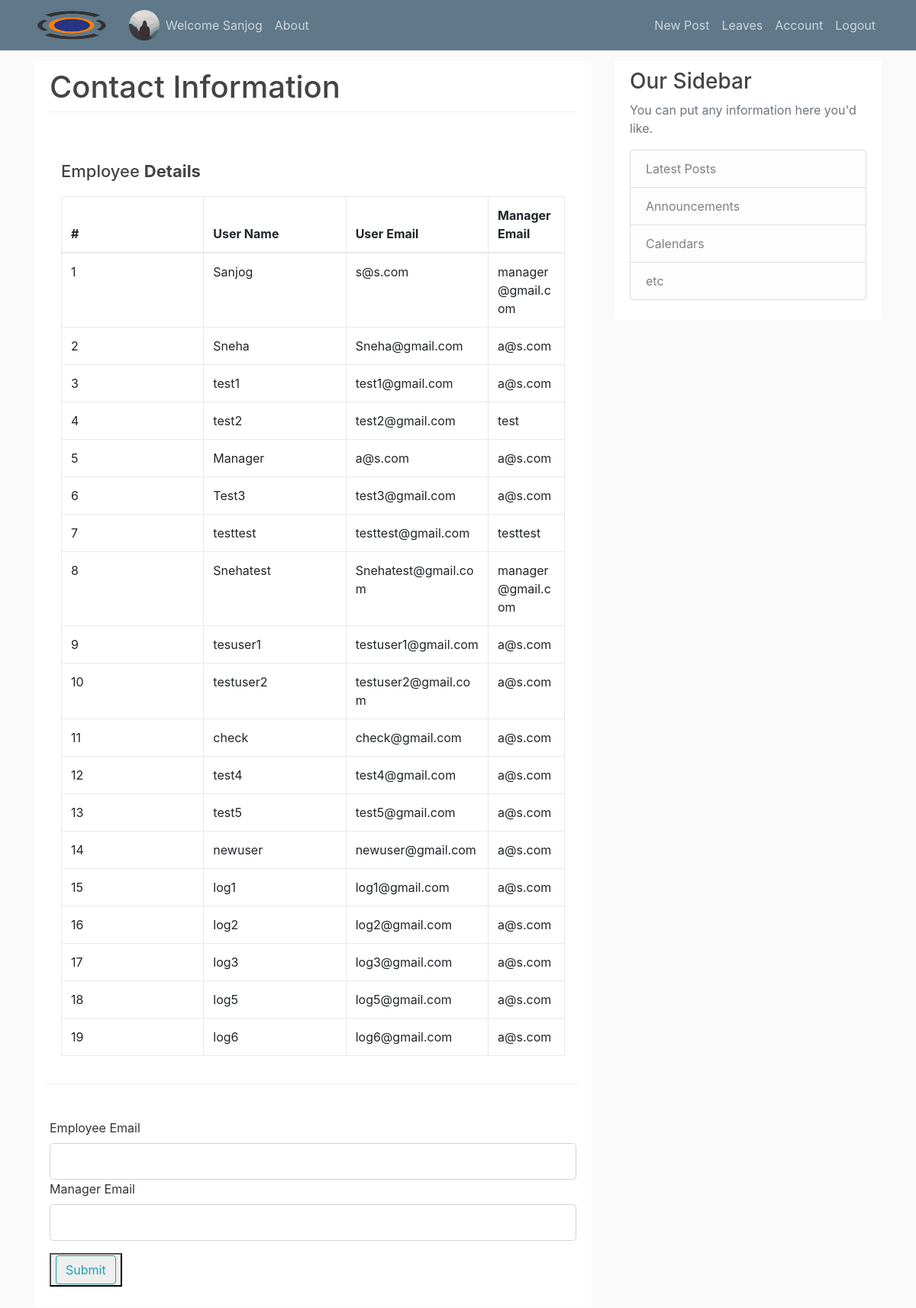
The app's page /index (signed in) with its own data.
### flaskblog/models.py (models this page shows, shortened)
class User(db.Model, UserMixin):
    id = db.Column(db.Integer, primary_key=True)
    username = db.Column(db.String(20), nullable=False)
    email = db.Column(db.String(120), unique=True, nullable=False)
    image_file = db.Column(db.String(20), nullable=False, default='default.jpg')
    password = db.Column(db.String(60), nullable=False)
    registration_time = db.Column(db.DateTime, nullable=False, default=datetime.utcnow())
    manager_byemail = db.Column(db.String(60), nullable=False)
    posts = db.relationship('Post', backref='author', lazy=True)
    leaves = db.relationship('Leaves', backref='author', lazy=True)
    role_id = db.Column(db.Integer, db.ForeignKey('roles.id'))
    testcaseid=db.Column(db.String(20), unique=True)
    total_applied_leaves = db.Column(db.Integer, default=0)

### flaskblog/users/routes.py (the view, shortened to what this page needs)
@users.route('/index', methods=['GET', 'POST'])
def index():
    form = SuperuserForm()
    usLi=User.query.all()
    return render_template('index.html', usLi=usLi, form=form)

### flaskblog/users/forms.py
class SuperuserForm(FlaskForm):
    manager = StringField('Manager Email',
                           validators=[DataRequired(), Email()])
    emp_email = StringField('Employee Email',
                        validators=[DataRequired(), Email()])
    submit = SubmitField('Submit')

### flaskblog/models.py (called while the page is built)
@login_manager.user_loader
def load_user(user_id):
    return User.query.get(int(user_id))

### flaskblog/templates/index.html (shortened to what this page needs)
{% extends "layout.html" %}
{% block content %}
<div class="content-section">
    <form method="POST" action="">
          <div class="form-group">
              <h1   style="font-size:40px;">Contact Information</h1>
<div class="dropdown-divider"></div>
              <div class="form-group row">
        <div class="table-wrapper">
            <div class="table-title">
                <div class="row">
                    <div class="col-sm-8"><h2>Employee <b>Details</b></h2></div>
                </div>
            </div>
            <table class="table table-bordered">
                <thead>
                    <tr>
                        <th>#</th>
                        <th>User Name</th>
                        <th>User Email</th>
                        <th>Manager Email</th>
                    </tr>
                </thead>
                <tbody>
		{% for x in range(0, usLi|length)%}
                    <tr>
                        <td><span style="max-width:25px;">{{ x+1 }}</span></td>
                        <td><span style="max-width:50px;">{{ usLi[x].username }}</span></td>
                        <td> <span style="max-width:150px;">{{ usLi[x].email }}</span></td>
                        <td><span style="max-width:150px;">{{ usLi[x].manager_byemail }}</span></td>
                    </tr>
        {% endfor %}
                 </tbody>
            </table>
        </div>
</div>
  </div>
         <div class="form-group">
                    {{ form.emp_email.label(class="form-control-label") }}
                    {{ form.emp_email(class="form-control form-control-lg") }}
              <div class="form-group">
                    {{ form.manager.label(class="form-control-label") }}
                    {{ form.manager(class="form-control form-control-lg") }}
      </div>
             </div>
  <button class="form-group">
                {{ form.submit(class="btn btn-outline-info") }}</button>
    </form>
</div>
{% endblock content %}

### flaskblog/templates/layout.html (shortened to what this page needs)
<!DOCTYPE html>
<html>
<head>
    <link rel="stylesheet" href="https://stackpath.bootstrapcdn.com/bootstrap/4.2.1/css/bootstrap.min.css">
    <link rel="stylesheet" type="text/css" href="{{ url_for('static', filename='main.css') }}">
<link rel="stylesheet" href="https://maxcdn.bootstrapcdn.com/font-awesome/4.7.0/css/font-awesome.min.css">
</head>
<body>
    <header class="site-header">
      <nav class="navbar navbar-expand-md navbar-dark bg-steel fixed-top">
        <div class="container">
          <a class="navbar-brand mr-4" href="/"><img alt="Responsive image" width="100" height="40" src="/static/profile_pics/Ineuron.png"></a>
          <div class="collapse navbar-collapse" id="navbarToggle">
            <div class="navbar-nav mr-auto">
              {% if current_user.is_authenticated %}
              <img alt="Responsive image" class="rounded-circle" width="40" height="40" src="/static/profile_pics/{{ current_user.image_file }}">
              <a class="nav-item nav-link" href="{{ url_for('main.dehome') }}">Welcome {{ current_user.username.split()[0] }} </a>
              {% else %}
              <a class="nav-item nav-link" href="{{ url_for('main.home') }}">Home</a>
              {% endif %}
              <a class="nav-item nav-link" href="{{ url_for('main.about') }}">About</a>
            </div>
            <div class="navbar-nav">
              {% if current_user.is_authenticated %}
                <a class="nav-item nav-link" href="{{ url_for('leave.new_post') }}">New Post</a>
                <a class="nav-item nav-link" href="{{ url_for('leave.leave_summary') }}">Leaves</a>
                <a class="nav-item nav-link" href="{{ url_for('users.account') }}">Account</a>
                <a class="nav-item nav-link" href="{{ url_for('users.logout') }}">Logout</a>
              {% else %}
                <a class="nav-item nav-link" href="{{ url_for('users.login') }}">Login</a>
                <a class="nav-item nav-link" href="{{ url_for('users.register') }}">Register</a>
              {% endif %}
            </div>
          </div>
        </div>
      </nav>
    </header>
    <main role="main" class="container">
      <div class="row">
        <div class="col-md-8">
              {% block content %}{% endblock %}
        </div>
        <div class="col-md-4">
          <div class="content-section">
            <h3>Our Sidebar</h3>
            <p class='text-muted'>You can put any information here you'd like.
              <ul class="list-group">
                <li class="list-group-item list-group-item-light">Latest Posts</li>
                <li class="list-group-item list-group-item-light">Announcements</li>
                <li class="list-group-item list-group-item-light">Calendars</li>
                <li class="list-group-item list-group-item-light">etc</li>
              </ul>
            </p>
          </div>
        </div>
      </div>
      </main>
</body>
</html>

### flaskblog/static/main.css (style rules this page uses)
body { background: #fafafa; color: #333333; margin-top: 5rem; }
h1, h2, h3, h4, h5, h6 { color: #444444; }
.bg-steel { background-color: #5f788a; }
.site-header .navbar-nav .nav-link { color: #cbd5db; }
.content-section { background: #ffffff; padding: 10px 20px; border: 1solid #dddddd; border-radius: 3px; margin-bottom: 20px; }
.table-wrapper { width: 700px; margin: 30px auto; background: #fff; padding: 20px; box-shadow: 0 1px 1px rgba(0,0,0,.05); }
.table-title { padding-bottom: 10px; margin: 0 0 10px; }
.table-title h2 { margin: 6px 0 0; font-size: 22px; }
table.table { table-layout: fixed; }
table.table tr th, table.table tr td { border-color: #e9e9e9; }
table.table th:last-child { width: 100px; }

### flaskblog/templates/index.html (style rules this page uses)
table { border-collapse:collapse; table-layout:fixed; width:310px; }
table td { border:solid 1px #fab; width:100px; word-wrap:break-word; }

### records on screen
User: image_file (placeholder picture), username "Sanjog", username "Sanjog", email "s@s.com", manager_byemail "manager@gmail.com"
User: username "Sneha", email "Sneha@gmail.com", manager_byemail "a@s.com"
User: username "test1", email "test1@gmail.com", manager_byemail "a@s.com"
User: username "test2", email "test2@gmail.com", manager_byemail "test"
User: username "Manager", email "a@s.com", manager_byemail "a@s.com"
User: username "Test3", email "test3@gmail.com", manager_byemail "a@s.com"
User: username "testtest", email "testtest@gmail.com", manager_byemail "testtest"
User: username "Snehatest", email "Snehatest@gmail.com", manager_byemail "manager@gmail.com"
User: username "tesuser1", email "testuser1@gmail.com", manager_byemail "a@s.com"
User: username "testuser2", email "testuser2@gmail.com", manager_byemail "a@s.com"
User: username "check", email "check@gmail.com", manager_byemail "a@s.com"
User: username "test4", email "test4@gmail.com", manager_byemail "a@s.com"
User: username "test5", email "test5@gmail.com", manager_byemail "a@s.com"
User: username "newuser", email "newuser@gmail.com", manager_byemail "a@s.com"
User: username "log1", email "log1@gmail.com", manager_byemail "a@s.com"
User: username "log2", email "log2@gmail.com", manager_byemail "a@s.com"
User: username "log3", email "log3@gmail.com", manager_byemail "a@s.com"
User: username "log5", email "log5@gmail.com", manager_byemail "a@s.com"
User: username "log6", email "log6@gmail.com", manager_byemail "a@s.com"

### other values on screen
{{ x+1 }} "1" "2" "3" "4" "5" "6" "7" "8" "9" "10" "11" "12" "13" "14" "15" "16" "17" "18" "19"
